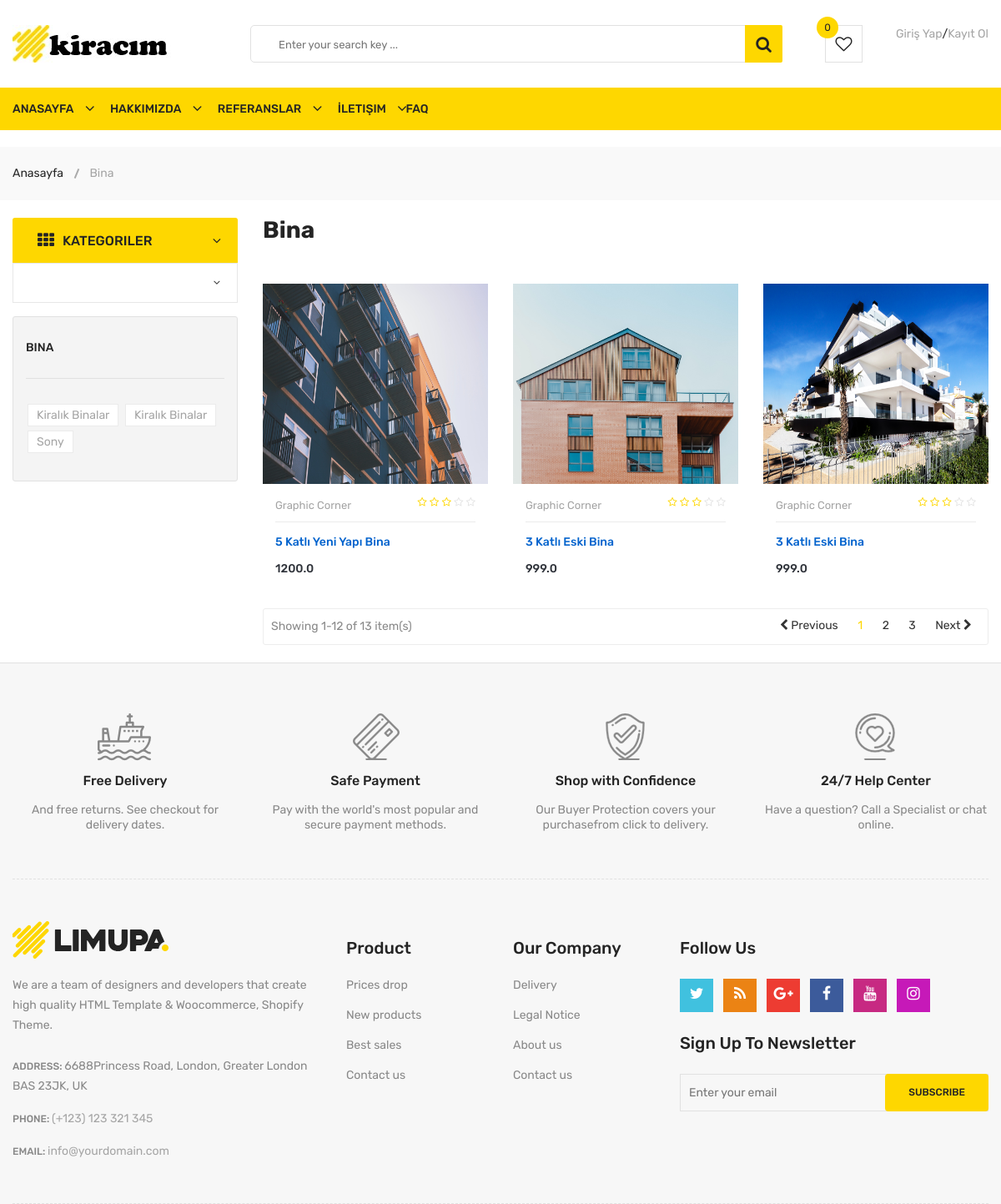
Before: /category/6/Bina/ with the older database file.
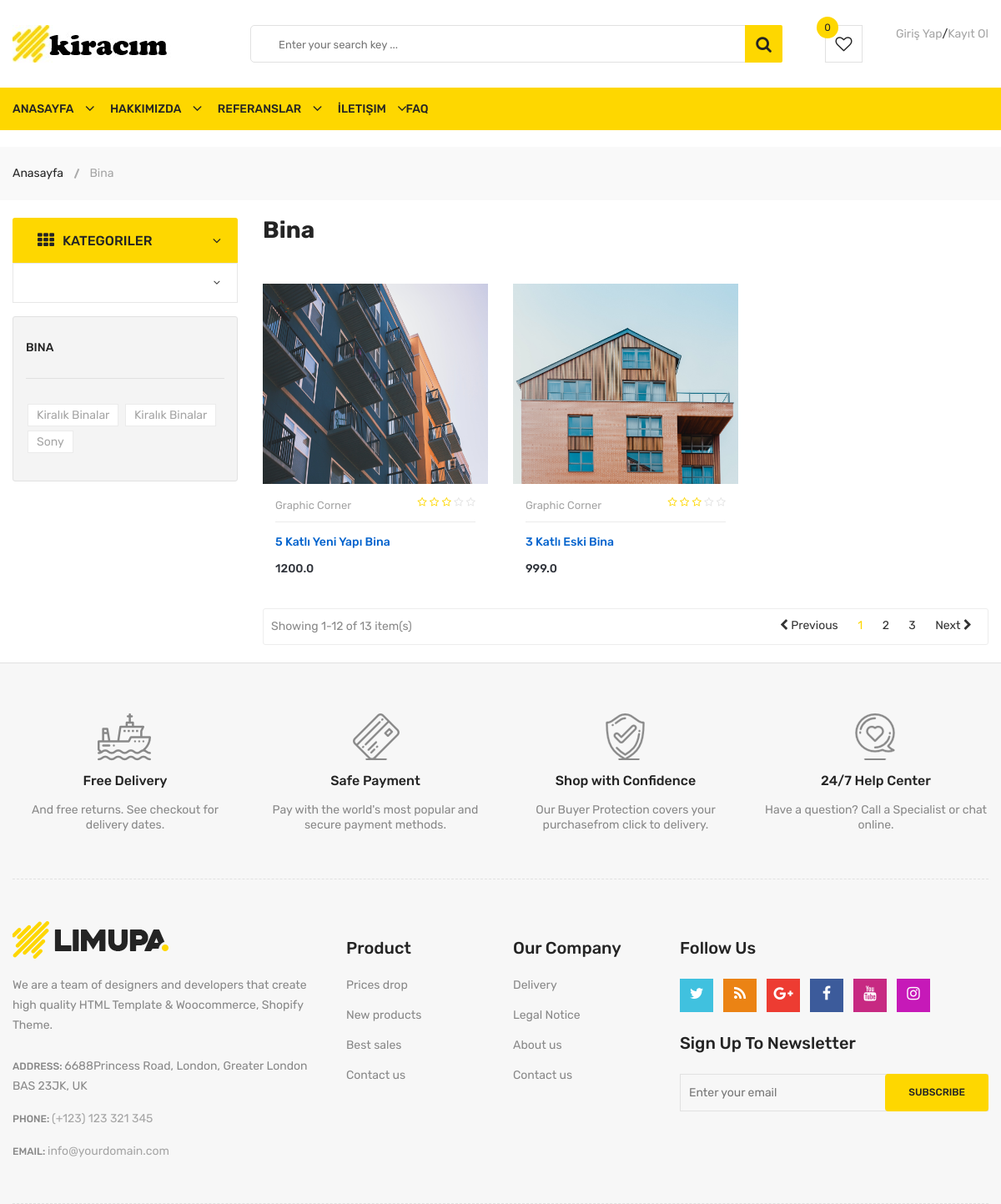
After: the same page with the newer database file.
### product/models.py (models this page shows, shortened)
class Product(models.Model):
    STATUS = (
        ('True', 'Evet'),
        ('False', 'Hayır'),
    )
    category = models.ForeignKey(Category,on_delete=models.CASCADE)
    user = models.ForeignKey(User, on_delete=models.CASCADE)
    title = models.CharField(max_length=150)
    description = models.CharField(max_length=255)
    keywords = models.CharField(max_length=255)
    image=models.ImageField(blank=True,upload_to='images/')
    price = models.FloatField()
    amount = models.IntegerField()
    detail = RichTextUploadingField()
    status=models.CharField(max_length=10, choices=STATUS)
    slug = models.SlugField(null=False, unique=True)
    created_at = models.DateTimeField(auto_now_add=True)
    update_at = models.DateTimeField(auto_now=True)
    def image_tag(self):
        return mark_safe('<img src="{}" height="50"/>'.format(self.image.url))
    image_tag.short_description = 'Image'

### home/views.py (the view)
# urls.py: path('category/<int:id>/<slug:slug>/', views.category_products, name='category_products'),
def category_products(request,id,slug):
    category = Category.objects.all()
    categorydata = Category.objects.get(pk=id)
    products = Product.objects.filter(category_id=id)
    context = {'products': products,'category': category,'categorydata': categorydata }
    return render(request, 'products.html', context)

### home/templates/products.html (shortened to what the changed rows need)
{% extends "homebase.html" %}
{% block content %}
<div class="container">
    <div class="row">
        <div class="col-lg-9 order-1 order-lg-2">
            <br>
            <div class="shop-products-wrapper">
                <div class="tab-content">
                    <div id="grid-view" class="tab-pane fade active show" role="tabpanel">
                        <div class="product-area shop-product-area">
                            <div class="row">
                                {% for rs in products %}
                                <div class="col-lg-4 col-md-4 col-sm-6 mt-40">
                                    <div class="single-product-wrap">
                                        <div class="product-image">
                                            <a href="/product/{{ rs.id }}/{{ rs.slug }}/">
                                                <img src="{{ rs.image.url }}" alt="Li's Product Image" height="240">
                                            </a>
                                        </div>
                                        <div class="product_desc">
                                            <div class="product_desc_info">
                                                <div class="product-review">
                                                    <h5 class="manufacturer">
                                                        <a href="product-details.html">Graphic Corner</a>
                                                    </h5>
                                                    <div class="rating-box">
                                                        <ul class="rating">
                                                            <li><i class="fa fa-star-o"></i></li>
                                                            <li><i class="fa fa-star-o"></i></li>
                                                            <li><i class="fa fa-star-o"></i></li>
                                                            <li class="no-star"><i class="fa fa-star-o"></i></li>
                                                            <li class="no-star"><i class="fa fa-star-o"></i></li>
                                                        </ul>
                                                    </div>
                                                </div>
                                                <h4><a class="product_name" href="/product/{{ rs.id }}/{{ rs.slug }}">{{ rs.title }}</a></h4>
                                                <div class="price-box">
                                                    <span class="new-price">{{ rs.price }}</span>
                                                </div>
                                            </div>
                                        </div>
                                    </div>
                                </div>
                                {% endfor %}
                            </div>
                        </div>
                    </div>
                </div>
            </div>
            <br>
        </div>
        <div class="col-lg-3 order-2 order-lg-1">
            <br>
            <div class="category-menu">
                <div class="category-heading">
                    <h2 class="categories-toggle"><span>Kategoriler</span></h2>
                </div>
                    {% load mptt_tags %}
            </div>
            <br>
            <br>
            <br>
            <div class="sidebar-categores-box mb-sm-0 mb-xs-0">
                <div class="sidebar-title">
                    <h2>{{ categorydata.title }} </h2>
                </div>
            </div>
        </div>
    </div>
</div>
{% endblock %}

Changed rows visible on the page:
removed Product: image (picture), title "3 Katlı Eski Bina"
